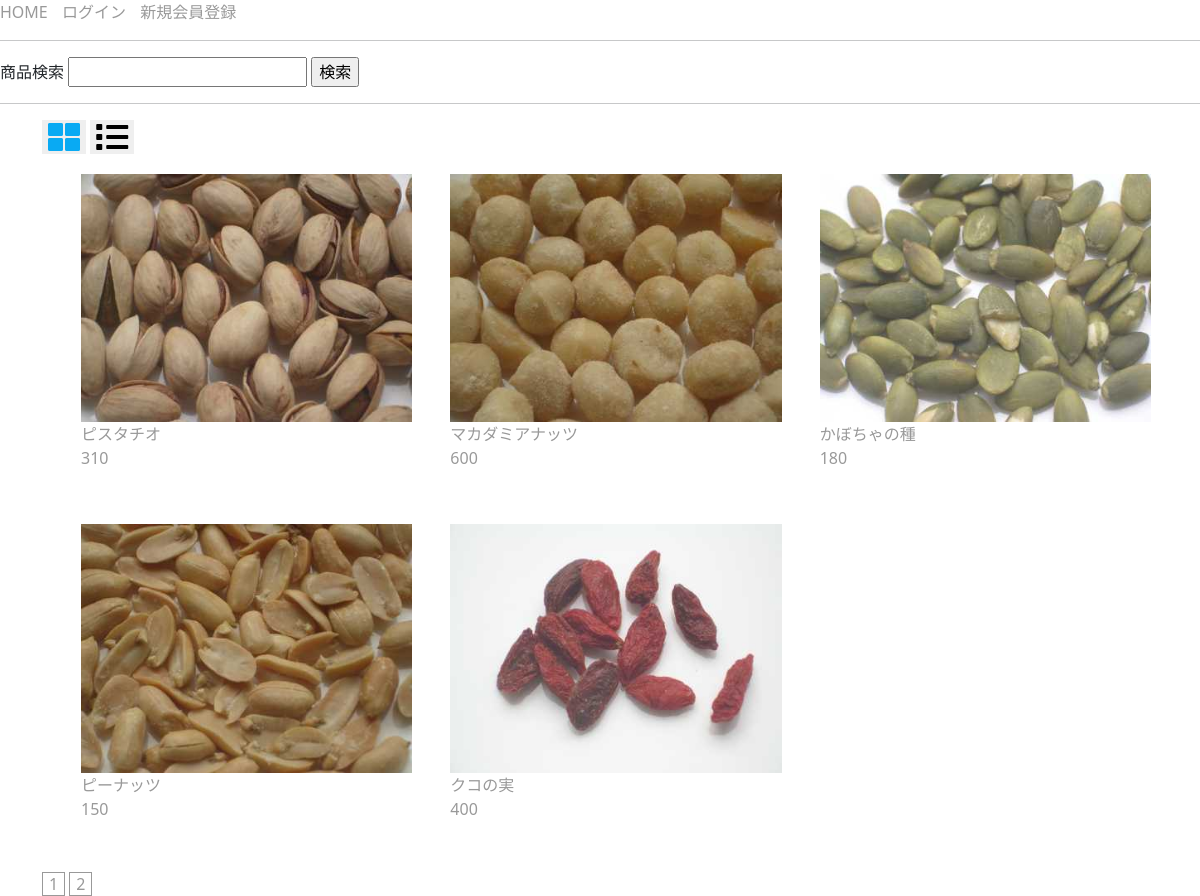
/publish/?page=2, run on the app's committed database.
### tables this page shows
create table product (
	id int auto_increment primary key, 
	name varchar(200) not null, 
	price int not null
);

### publish/index.php (called while the page is built)
<?php require 'product.php'; ?>
<?php require '../footer.php'; ?>

### publish/product.php (the view, shortened to what this page needs)
<link href="https://cdn.jsdelivr.net/npm/bootstrap@5.0.2/dist/css/bootstrap.min.css" rel="stylesheet">
<link rel ="stylesheet" href="https://cdnjs.cloudflare.com/ajax/libs/font-awesome/5.11.2/css/all.css">
<?php require '../header.php'; ?>
<?php require 'menu.php'; ?>
<?php require 'connect.php'; ?>
<form action="product.php" method="post">
商品検索
	<input type="text" name="keyword">
	<input type="submit" value="検索">
</form>
<hr>
<article class="container">
	<button class="fas fa-th-large" style="color: #09aaf3;font-size: 2em;"></button>
	<button class="fas fa-list" style="font-size: 2em;"></button>
	<ul class="row">
<?php
$item_count = 6 ;
if(isset($_REQUEST['page'])){
	$current_page = ($_REQUEST['page'] - 1) * $item_count ;
}else{
	$current_page = 0 ;
}
if (isset($_REQUEST['keyword'])) {
	$sql=$pdo->prepare('select * from product where name like ?');
	$sql->execute(['%'.$_REQUEST['keyword'].'%']);
} else {
	$sql=$pdo->prepare(
			"SELECT * from product LIMIT ? , $item_count"
	);
	$sql->execute([$current_page]);
}
foreach ($sql as $row) {
	$id=$row['id'];
?>
	<li class="product col-4" >
	<?php
	if( file_exists("image/$row[id].jpg")){
?>
		<img class="" src="image/<?=$id?>.jpg">
<?php
	}
?>
	<p>
			<a href="detail.php?id=<?=$id?>">
				<span><?=$row['name']?></span>
				<br><span><?=$row['price']?></span>
			</a>
		</p>
	</li>
<?php } ?>
</ul>
<?php
		$sql =	$pdo->query(
			"SELECT count(*) as ct FROM product");
		$count = $sql->fetch() ;
		$count = ceil($count['ct'] / $item_count);
		for( $i=1 ;$i <= $count ; $i++ ){
?>
 	<a class="pg" href="./?page=<?= $i ?>"><?= $i ?></a>
<?php } ?>
</article>
<?php
 require '../footer.php'; ?>

### publish/style.css (style rules this page uses)
a { padding-right: 10px; }

### publish/product.php (style rules this page uses)
ul.row { list-style: none; }
img { width: 100%;height: auto; }
button { border: none }
li.product { padding: 19px; }
a { color: #999; text-decoration: none }
.pg { border: solid 1px; padding: 0 6px; }

### data on the page
product: shows a picture, name "ピスタチオ", price "310"
product: shows a picture, name "マカダミアナッツ", price "600"
product: shows a picture, name "かぼちゃの種", price "180"
product: shows a picture, name "ピーナッツ", price "150"
product: shows a picture, name "クコの実", price "400"
